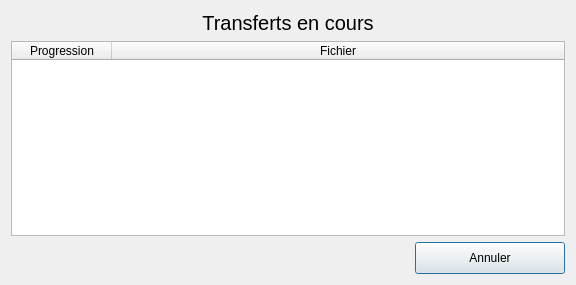
<?xml version="1.0" encoding="UTF-8"?>
<ui version="4.0">
 <class>DownloadProgressDialog</class>
 <widget class="QDialog" name="DownloadProgressDialog">
  <property name="geometry">
   <rect>
    <x>0</x>
    <y>0</y>
    <width>576</width>
    <height>285</height>
   </rect>
  </property>
  <property name="windowTitle">
   <string>Téléchargements</string>
  </property>
  <property name="styleSheet">
   <string notr="true">/*
QPushButton#btnConnect{background-color:qlineargradient(x1: 0, y1: 0, x2: 0, y2: 1, stop: 0 rgb(0, 170, 0), stop: 1 rgb(75, 200, 0));}
QPushButton#btnDelSession{background-color:qlineargradient(x1: 0, y1: 0, x2: 0, y2: 1, stop: 0 rgb(117, 0, 0), stop: 1 rgb(200, 0, 0));}
QWidget{background-color: rgba(0,0,0,0);color:white;border-radius:5px}
QWidget#DownloadProgressWidget{background-color:rgba(128,128,128,25%);}
QLabel#lblMain2{background-color:rgba(108,8,156,25%);}
QPlainTextEdit,QLineEdit,QComboBox,QTextEdit,QSpinBox{background-color: rgba(255,255,255,50%); color: black;}
QListWidget:!enabled,QListWidget{background-color: transparent; color:white}

QTableWidget{
background-color: rgba(0,0,0,50%);
color: white;
border: 1px solid rgba(255,255,255,50%);
}

QLabel#lblLastOnline{color:lightblue;}
QLabel#lblError,QLabel#lblCamMissing,QLabel#lblAudioMissing{color:red; background-color:rgba(255,0,0,30%);}

QPushButton:!enabled, QPushButton#btnDelSession:!enabled, QLineEdit:!enabled,QComboBox:!enabled,QTextEdit:!enabled,QPlainTextEdit:!enabled{background-color: rgba(0,0,0,30%);color:white;border:0}
QDateEdit::down-arrow:!enabled,QTimeEdit::down-arrow:!enabled,QDateEdit::up-arrow:!enabled,QTimeEdit::up-arrow:!enabled,QComboBox::drop-down:!enabled{background-color:rgba(0,0,0,0%);}

QCheckBox::indicator:unchecked:!enabled { background-color:rgba(128,0,0,100%);}
QCheckBox::indicator:checked:!enabled { background-color:green;}
QCheckBox::indicator:unchecked{ background-color:red;border-radius:3px;}
QCheckBox::indicator:checked {background-color:rgb(0,255,0);border-radius:3px;}
QCheckBox:checked{color:lightgreen;background-color:rgba(0,0,0,0%);}
QCheckBox:!checked{color:red;background-color:rgba(0,0,0,0%);}

QPushButton{background-color:qlineargradient(x1: 0, y1: 0, x2: 0, y2: 1, stop: 0 #2198c0, stop: 1 #0d5ca6);}
QPushButton:checked{background-color:rgb(128,128,128); border:1px solid rgba(255,255,255,50%);}
QPushButton:hover,QPushButton:checked{background-color:  rgba(255,255,255,75%);color:black;}
QPushButton#btnEditUser:hover{background-color:  rgba(255,255,255,75%);color:black;}
QPushButton#btnEdit,QPushButton#btnDelete,QPushButton#btnExisting{background-color:  rgba(255,255,255,0%);border:0 px;}
QPushButton#btnEdit:hover,QPushButton#btnDelete:hover,QPushButton#btnExisting:hover{background-color:  rgba(255,255,255,25%);border:0 px;}
QPushButton#btnExisting:checked{background-color:rgba(0,100,200,50%);}
QPushButton#btnUpgrade{background-color:rgba(200,0,0,90%);}

QToolButton:hover{background-color:  rgba(255,255,255,50);}

QTreeWidget::branch:closed:has-children:has-siblings  {
            border-image: none;
            image: url(:/pictures/controls/branch_closed.png);
    }
     
    QTreeView::branch:open:has-children:!has-siblings,
    QTreeView::branch:open:has-children:has-siblings   {
            border-image: none;
            image:url(:/pictures/controls/branch_opened.png);
    }

QWidget#lineOnline{background-color:blue;}
QWidget#lineOffline{background-color:red;}
QWidget#lineBoth{background-color:rgb(255,0,255);}


QTabWidget::pane { 
	background-color: rgba(128,128,140,25%);
	border-radius: 5px;
    border: 2px solid rgba(128,128,140,50%);
 }

 QTabWidget::tab-bar {
     left: 5px; 
 }


 QTabBar::tab,QTableWidget::tab,QHeaderView::section {
     background: qlineargradient(x1: 0, y1: 0, x2: 0, y2: 1,
                                 stop: 0  rgba(128,128,140,50%),  stop: 1.0  rgba(128,128,140,25%));
     border: 2px solid  rgba(128,128,140,50%);
     border-bottom: 0px;
     border-top-left-radius: 4px;
     border-top-right-radius: 4px;
     padding: 2px;
min-height:25px;
 }

 QTabBar::tab:selected, QTabBar::tab:hover {

background: qlineargradient(x1: 0, y1: 0, x2: 0, y2: 1,
                                 stop: 0  rgba(128,128,140,70%),  stop: 1.0  rgba(128,128,140,50%));
 }

 QTabBar::tab:selected {
     border-color:rgba(128,128,140,60%);
     border-bottom-color:rgba(128,128,140,60%); 
 }

 QTabBar::tab:!selected {
     margin-top: 2px; 
 }
 QCalendarWidget QWidget#qt_calendar_navigationbar { background-color: qlineargradient(x1:0, y1:0, x2:0, y2:1, stop: 0 #cccccc, stop: 1 #333333); }
    QCalendarWidget QToolButton {
    height: 20px;
    color: white;
    font-size: 12px;
	font-weight: bold;
    icon-size: 20px, 20px;
    background-color: qlineargradient(x1:0, y1:0, x2:0, y2:1, stop: 0 #cccccc, stop: 1 #333333);
    }
QCalendarWidget QMenu {
left: 20px;
color: white;
font-size: 12px;
background-color: rgb(100, 100, 100);
}
QCalendarWidget QSpinBox {
font-size:12px;
color: white;
background-color: qlineargradient(x1:0, y1:0, x2:0, y2:1, stop: 0 #cccccc, stop: 1 #333333);
selection-background-color: rgb(136, 136, 136);
selection-color: rgb(255, 255, 255);
}
QCalendarWidget QSpinBox::up-button { subcontrol-origin: border; subcontrol-position: top right;  }
QCalendarWidget QSpinBox::down-button {subcontrol-origin: border; subcontrol-position: bottom right; }
QCalendarWidget QSpinBox::up-arrow { width:16px; height:16px; }
QCalendarWidget QSpinBox::down-arrow { width:16px; height:16px; }

   
    QCalendarWidget QWidget { alternate-background-color: #0d5ca6; }
     
  
    QCalendarWidget QAbstractItemView:enabled
    {
    font-size:12px;
    color: rgb(180, 180, 180);
    background-color: black;
    selection-background-color: rgb(0,0,0);
    selection-color: rgb(0, 255, 0);
    }
     

    QCalendarWidget QAbstractItemView:disabled { color: rgb(64, 64, 64); }

*/
</string>
  </property>
  <layout class="QVBoxLayout" name="verticalLayout">
   <item>
    <widget class="QLabel" name="lblTitle">
     <property name="font">
      <font>
       <pointsize>15</pointsize>
      </font>
     </property>
     <property name="text">
      <string>Transferts en cours</string>
     </property>
     <property name="alignment">
      <set>Qt::AlignCenter</set>
     </property>
    </widget>
   </item>
   <item>
    <widget class="QTableWidget" name="tableDownloads">
     <property name="editTriggers">
      <set>QAbstractItemView::NoEditTriggers</set>
     </property>
     <property name="showDropIndicator" stdset="0">
      <bool>false</bool>
     </property>
     <property name="dragDropOverwriteMode">
      <bool>false</bool>
     </property>
     <attribute name="horizontalHeaderStretchLastSection">
      <bool>true</bool>
     </attribute>
     <column>
      <property name="text">
       <string>Progression</string>
      </property>
     </column>
     <column>
      <property name="text">
       <string>Fichier</string>
      </property>
     </column>
    </widget>
   </item>
   <item>
    <layout class="QHBoxLayout" name="horizontalLayout">
     <item>
      <spacer name="horizontalSpacer">
       <property name="orientation">
        <enum>Qt::Horizontal</enum>
       </property>
       <property name="sizeHint" stdset="0">
        <size>
         <width>40</width>
         <height>20</height>
        </size>
       </property>
      </spacer>
     </item>
     <item>
      <widget class="QPushButton" name="btnCancel">
       <property name="minimumSize">
        <size>
         <width>150</width>
         <height>32</height>
        </size>
       </property>
       <property name="cursor">
        <cursorShape>PointingHandCursor</cursorShape>
       </property>
       <property name="text">
        <string>Annuler</string>
       </property>
       <property name="icon">
        <iconset resource="../../resources/TeraClient.qrc">
         <normaloff>:/icons/delete_old.png</normaloff>:/icons/delete_old.png</iconset>
       </property>
      </widget>
     </item>
    </layout>
   </item>
  </layout>
 </widget>
 <resources>
  <include location="../../resources/TeraClient.qrc"/>
 </resources>
 <connections/>
</ui>
